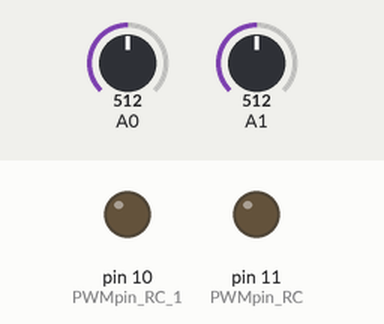
Bench run of a sketch on a simulated Arduino Uno, built with avr-gcc and run on an emulated ATmega328P. Parts: output pins drawn as LEDs (lit = HIGH). Inputs (shaded band) come from the test bench; at power-on: A0 = 512, A1 = 512.

Above: at 1.2 s.
1.3 s: A0 set to 528
At 1.92 s:
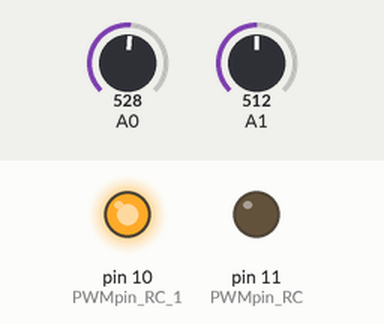
4.3 s: A1 set to 535
7.3 s: A1 set to 511
10.3 s: A1 set to 716
Timing chart, 0 to 12.8 s (numbered marks = the images above; inputs shaded):
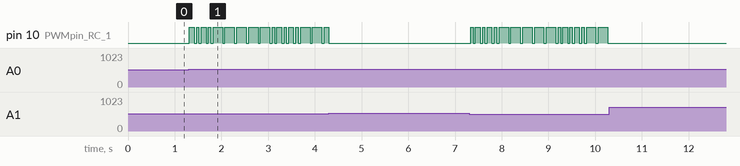

Measured:
- the behaviour switches between 512 and 513 on A0 (found by bisection; images 0 and 1)
- after the input at 10.3 s, pin 10 (PWMpin_RC_1): stops changing and stays LOW

The sketch:

final.ino
```cpp
//deklarácia používaných premenných
char c; // čítaná hodnota z Raspberry
int PWMpin_RC = 11; //zápis dig. pinu prveho obvodu
int PWMpin_RC_1 = 10;  //zápis dig. pinu druheho obvodu
float U_RC, U_RC_1, i, x_RC, y_RC_1; // výstupy

//premenné pre PID
unsigned long currentTime, previousTime;
double elapsedTime;
float error,last,cum, rate;
float sp1; // požadovaná hodnota ustálenia
float output_RC,output_RC_1;
//parametre PID regulátora
float P = 13;
float I = 0.0066;
float D = 5;


//PID regulátor
float PID(float inp,float Setpoint){
currentTime = millis();
elapsedTime = (double)(currentTime - previousTime);
error = Setpoint - inp;
cum += error * elapsedTime;
rate = (error - last)/elapsedTime;
float out = P*error + I*cum + D*rate;
last = error;
previousTime = currentTime;
return out;
}

void setup() {
pinMode(PWMpin_RC, OUTPUT);
pinMode(PWMpin_RC_1, OUTPUT);
Serial.begin(9600);
}

void loop() {

c = Serial.read(); // čítanie hodnoty z Raspberry
if((c!=57)&&(float(c)>0)) { //podmienka ktorou zapisujeme požadovaný výstup
sp1 = float(c);
sp1=sp1-48; //prepočet z ASCII na reálne číslo
}

//prvý RC obvod
U_RC=analogRead(A0);
output_RC = PID(U_RC*0.004882, sp1);
if (output_RC>5){
output_RC=5;
}
if (output_RC<0){
output_RC=0;
}
analogWrite(PWMpin_RC,(output_RC)*51);
x_RC=U_RC*0.004882; //vystup prvého RC obvodu


//druhý RC obvod
U_RC_1=analogRead(A1);
output_RC_1 = PID(U_RC_1*0.004882, sp1);
if (output_RC_1>5){
output_RC_1=5;
}
if (output_RC_1<0){
output_RC_1=0;
}
analogWrite(PWMpin_RC_1,(output_RC_1)*51);
y_RC_1=U_RC_1*0.004882; //vystup prvého RC obvodu

//zápis výstupov
if ((c ==57 )&&(x_RC>0)) {
Serial.print(x_RC);
Serial.print(",");
Serial.println(y_RC_1);
}
delay(50); //oneskorenie 0.05sekundy
}
```
